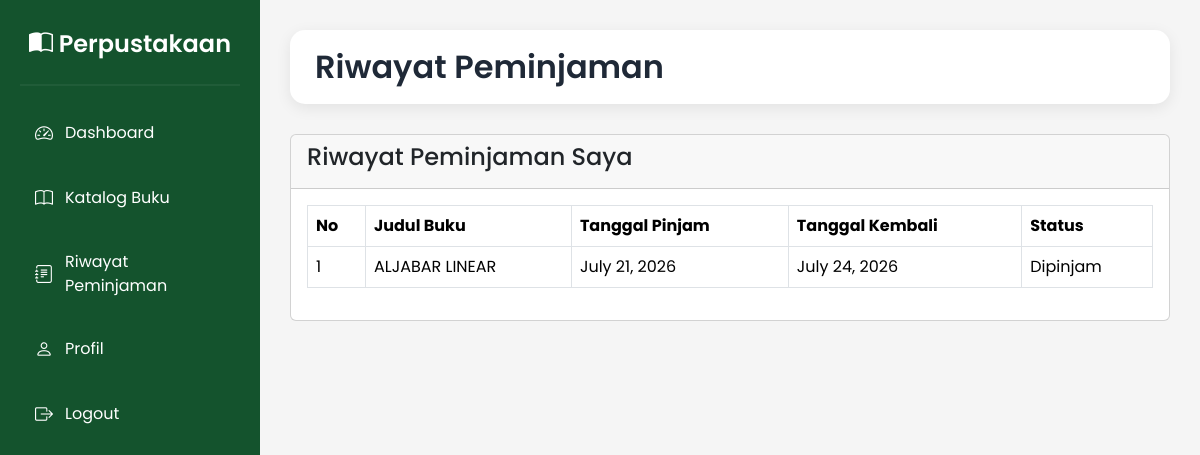
/riwayat-peminjaman/ (signed in), run on the app's committed database.
### library/models.py (models this page shows, shortened)
class Peminjaman(models.Model):
    STATUS = (
        ('Dipinjam', 'Dipinjam'),
        ('Dikembalikan', 'Dikembalikan'),
    )
    anggota = models.ForeignKey(Anggota, on_delete=models.CASCADE)
    buku = models.ForeignKey(Buku, on_delete=models.CASCADE)
    tanggal_pinjam = models.DateField()
    tanggal_kembali = models.DateField()
    status = models.CharField(max_length=20, choices=STATUS, default='Dipinjam')

class Buku(models.Model):
    kode_buku = models.CharField(max_length=20, unique=True)
    judul = models.CharField(max_length=200)
    penulis = models.CharField(max_length=100)
    penerbit = models.CharField(max_length=100)
    tahun_terbit = models.PositiveIntegerField()
    kategori = models.CharField(max_length=100)
    isbn = models.CharField(max_length=20, blank=True)
    lokasi_rak = models.CharField(
        max_length=50,
        default="Rak A1"
    )
    kondisi = models.CharField(
        max_length=20,
        choices=[
            ('Baik', 'Baik'),
            ('Rusak', 'Rusak'),
        ],
        default='Baik'
    )
    stok = models.PositiveIntegerField(default=0)

### library/views.py (the view)
# urls.py: path('riwayat-peminjaman/',views.riwayat_peminjaman,name='riwayat_peminjaman'),
@login_required(login_url='login')
def riwayat_peminjaman(request):
    anggota = Anggota.objects.get(user=request.user)
    data = Peminjaman.objects.filter(anggota=anggota)
    return render(
        request,
        'library/riwayat_peminjaman.html',
        {
            'data': data
        }
    )

### library/templates/library/riwayat_peminjaman.html (shortened to what this page needs)
{% extends 'library/base_anggota.html' %}
{% block content %}
<div class="topbar">
    <h2>Riwayat Peminjaman</h2>
</div>
<div class="card">
<div class="card-header">
    <h4>Riwayat Peminjaman Saya</h4>
</div>
<div class="card-body">
<table class="table table-bordered">
<thead>
<tr>
<th>No</th>
<th>Judul Buku</th>
<th>Tanggal Pinjam</th>
<th>Tanggal Kembali</th>
<th>Status</th>
</tr>
</thead>
<tbody>
{% for item in data %}
<tr>
<td>{{ forloop.counter }}</td>
<td>{{ item.buku.judul }}</td>
<td>{{ item.tanggal_pinjam }}</td>
<td>{{ item.tanggal_kembali }}</td>
<td>{{ item.status }}</td>
</tr>
{% empty %}
<tr>
<td colspan="5" class="text-center">
Belum ada riwayat peminjaman.
</td>
</tr>
{% endfor %}
</tbody>
</table>
</div>
</div>
{% endblock %}

### library/static/css/style.css (style rules this page uses)
* { margin:0; padding:0; box-sizing:border-box; font-family:'Poppins',sans-serif; }
body { background:#f5f5f5; }
.topbar { background:#ffffff; border-radius:15px; padding:18px 25px; display:flex; justify-content:space-between; align-items:center; margin-bottom:30px; box-shadow:0 4px 15px rgba(0,0,0,.08); }
.topbar h2 { color:#1F2937; font-weight:600; margin:0; }
.table thead { background:#14532D; color:white; }
.table td { vertical-align:middle; }

### data on the page
Peminjaman: buku.judul "ALJABAR LINEAR", tanggal_pinjam "July 21, 2026", tanggal_kembali "July 24, 2026", status "Dipinjam"
